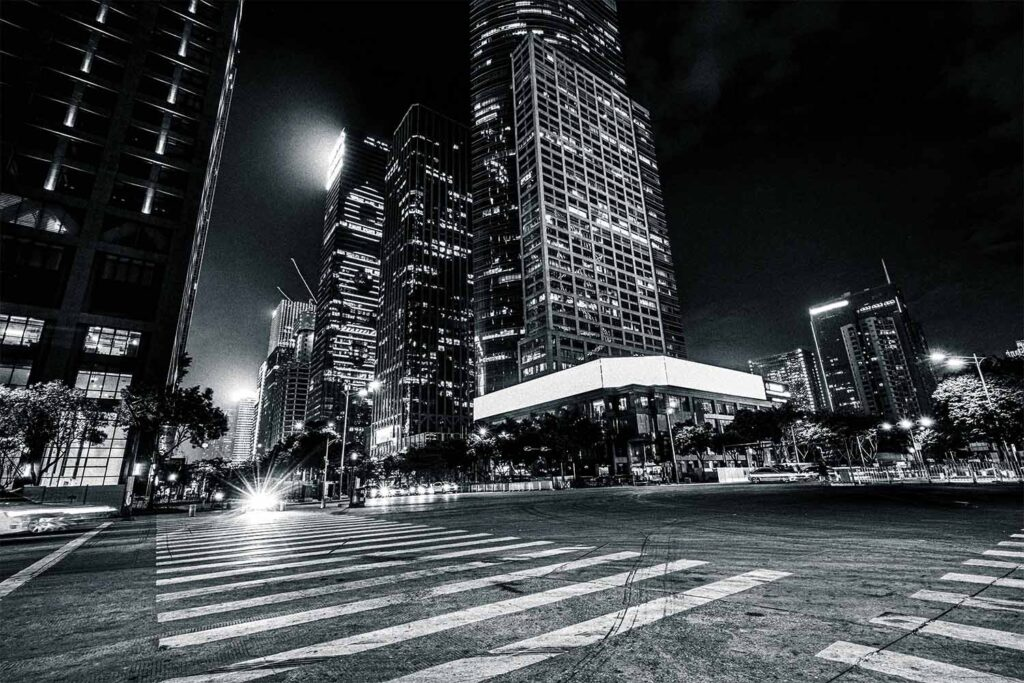
#> input picture monokuro14-1-1024x683.jpg, 1024 x 683 px
$ jupyter execute --allow-errors basic.ipynb   (shell and % lines are left out)
#> lines starting #> are read from the running program, lines starting #| are printed output that depends on the picture
Jupyter Notebook を起動し、新しいノートブックを作成せよ。

[cell 1]
import numpy as np

1 行のセルに print("Hello, Data Science!") を書いて実行。

[cell 2]
print("Hello, Data Science!")

Markdown セルを追加し、# 私の最初のノート と見出しを書く。

# 私の最初のノート

len? を実行してヘルプを表示。

#> (a cell that did not finish here is left out)

np.mean?? でソースコードを確認。

#> (a cell that did not finish here is left out)

Tab 補完で numpy.random.default_rng を補完。

[cell 5]
np.random.default_rng

%lsmagic で Magic コマンド一覧を表示。

%timeit sum(range(1_000)) を計測。

[cell 6]
sum(range(1_000))

%run hello.py で自作スクリプトを実行。

%prun で自作関数のプロファイルを取得。

[cell 7]
def sample_func_1():
    index_list = []
    for i in range(1000000):
        index_list.append(i)


def sample_func_2():
    index_list = []
    for i in range(2000000):
        index_list.append(i)


def sample_func_3():
    index_list = []
    for i in range(6000000):
        index_list.append(i)


def sample_func_4():
    sample_func_1()
    sample_func_2()
    sample_func_3()

[cell 8]
sample_func_4()

Python リスト [1,2,3] を作り type() を確認。

[cell 9]
A=[1,2,3]
type(A)

同じ要素で np.array を作り型を比較。

[cell 10]
B=np.array(A)
type(B)

arr = np.arange(10) の shape, dtype, ndim を表示。

[cell 11]
arr=np.arange(10)
print(arr)
print(arr.shape)
print(arr.dtype)
print(arr.ndim)

14. `np.zeros((10,10))` を生成。

[cell 12]
z=np.zeros((10,10))
z

arr.reshape(2,5) で形状変更。

[cell 13]
arr_reshape=arr.reshape(2,5)
arr_reshape

np.linspace(0,1,5) を生成。

#> (a cell that did not finish here is left out)

[cell 15]
B=np.linspace(0,1,5)
B

for ループで 1‒1e7 合計を計測。

[cell 16]

c=0
for i in range(1,10**7+1):
    c+=i
c

同じ計算を np.sum で行い速度比較。

[cell 17]
npsum=np.sum(np.arange(1,10**7+1))
npsum

dtype='float32' の乱数 100 万個を生成。

[cell 18]
import random

[cell 19]
for _ in range(1000000):
    random.random()

type(random.random())

dtype='float32' の乱数 100 万個を生成。

[cell 20]
np.random.rand(1000000).astype(np.float32)

コピーとビューの挙動を確認。

[cell 21]
# 元の配列
original_array = np.array([1, 2, 3, 4, 5])
print("元の配列:", original_array)

# コピーを作成
copied_array = original_array.copy()
print("コピーされた配列:", copied_array)

# コピーを変更
copied_array[0] = 99
print("コピーを変更後:", copied_array)
print("元の配列 (変化なし):", original_array)

[cell 22]
zeroto99=np.arange(100)
zeroto99[5:15]

[cell 23]
random_matrix = np.random.rand(10, 10)
random_matrix

10×10 配列の 1 行目を取得。

[cell 24]
random_matrix[0]

同配列の 1 列目を取得。

[cell 25]
random_matrix[:,0]

3×3 のサブ配列をスライス取得。

[cell 26]
random_matrix[:3,:3]

ビューを変更して元配列も変わることを確認。

[cell 27]
c=random_matrix
c[0,0]=0
random_matrix[0]

(2,3) 要素を書き換え。

[cell 28]
c[2,3]=0
c[:4,:4]

arr[::-1] で逆順。

[cell 29]
original=np.array([
     [1,2,3,4,5,6,7,8,9,10],
     [11,12,13,14,15,16,17,18,19,20],
     [21,22,23,24,25,26,27,28,29,30],
     [31,32,33,34,35,36,37,38,39,40]
     ])

[cell 30]
arr=original.copy()

[cell 31]
arr[::-1]

arr[:,::2] で偶数列抽出。

[cell 32]
arr[:,::2]

3 の倍数だけ抽出。

[cell 33]
arr[arr%3==0]

奇数を ‑1 に置換。

[cell 34]
arr[arr%2!=0]=-1
arr

[cell 35]
original

np.square(arr) を計算。

[cell 36]
np.square(original)

np.sin, np.cos, np.tan を一括計算。

[cell 37]
theta=np.linspace(0,np.pi*0.5,4)
theta
print(np.sin(theta))
print(np.cos(theta))
print(np.tan(theta))

np.square(arr) を計算。

[cell 38]
np.exp(arr).sum()

乱数 100 万個の平均を計算。

[cell 39]
n=1000000
a=np.random.rand(n)

[cell 40]
a.sum()/n

最大値と最小値の差を求める。

[cell 41]
min_a=min(a)
max_a=max(a)
max_a-min_a

 次元配列で axis=0 合計。

[cell 42]
sum_axis_0 = np.sum(original, axis=0)
sum_axis_0

np.percentile で 25/50/75 % 点。

[cell 43]
for i in [0,25,50,75,100]:
    print(np.percentile(original,i))

argsort で昇順インデックス。

[cell 44]
np.argsort(original)

partition で上位 5 要素抽出。

[cell 45]
p=np.partition(sum_axis_0,kth=5)
print(p)
p[:5]

rng = np.random.default_rng(0) で再現可能に。

[cell 46]
print("--- Run 1 ---")
rng1 = np.random.default_rng(0) # Seeded with 0
print("Random integers (rng1):", rng1.integers(10, size=5))
print("Random floats (rng1):", rng1.random(size=3))

print("\n--- Run 2 (Same Seed) ---")
rng2 = np.random.default_rng(0) # Seeded with 0 again
print("Random integers (rng2):", rng2.integers(10, size=5))
print("Random floats (rng2):", rng2.random(size=3))

[cell 47]
rng1 = np.random.default_rng(0)
random_matrix2 = rng1.integers(10, size=(5,5))
random_matrix2

5×5 配列に [0,1,2,3,4] を足す。

[cell 48]
random_matrix2+np.array([0,1,2,3,4])

列方向に平均 0 のセンタリング。

[cell 49]
column_means=random_matrix2.mean(axis=0)
centered=random_matrix2-column_means
centered

[cell 50]
centered.mean(axis=0)

メッシュグリッドで z = sin(x)+cos(y)。

[cell 51]
import numpy as np
import matplotlib.pyplot as plt
from mpl_toolkits.mplot3d import Axes3D # 3Dプロットに必要

# 1. x, yの範囲を定義
# -2π から 2π までを100分割した配列を生成
x = np.linspace(-2 * np.pi, 2 * np.pi, 100)
y = np.linspace(-2 * np.pi, 2 * np.pi, 100)

# 2. メッシュグリッドを生成
# xとyの1次元配列から、2次元の座標グリッドX, Yを生成
X, Y = np.meshgrid(x, y)

# 3. zの値を計算
# 各(X, Y)座標に対して Z = sin(X) + cos(Y) を計算
Z = np.sin(X) + np.cos(Y)

# 4. 3Dプロットの準備
fig = plt.figure(figsize=(10, 8))
ax = fig.add_subplot(111, projection='3d')

# 5. 3D曲面プロットを実行
# cmapでカラーマップを指定すると見やすくなる
surf = ax.plot_surface(X, Y, Z, cmap='viridis')

# 軸ラベルとタイトルの設定
ax.set_xlabel('x axis')
ax.set_ylabel('y axis')
ax.set_zlabel('z axis')
ax.set_title('z = sin(x) + cos(y)')

# カラーバーを追加
fig.colorbar(surf, shrink=0.5, aspect=10)

# グラフを表示
plt.show()
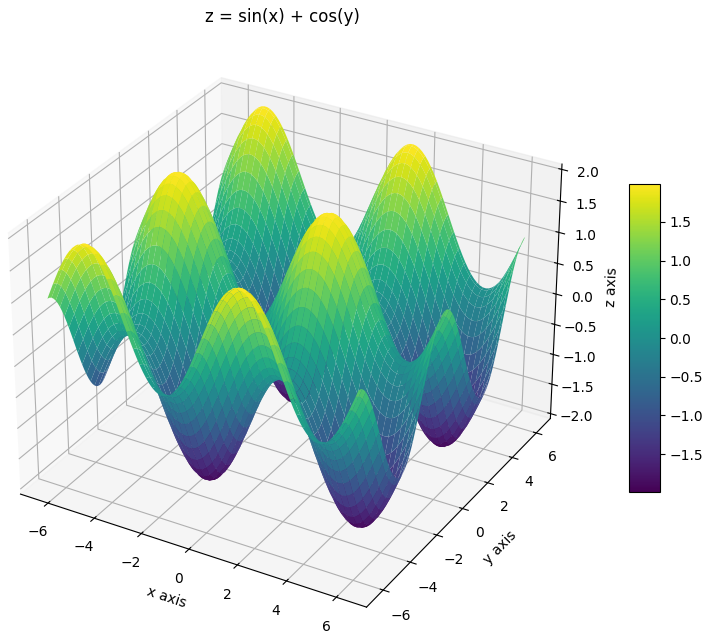
#> figure drawn by matplotlib, 2 panels

ブロードキャストで距離行列を生成。

#> (a cell that did not finish here is left out)

[cell 53]
X = np.array([[0, 0], [1, 2], [3, 3], [5, 2], [3, 0]])
sum_sq = np.sum(X**2, axis=1)
dist_sq = sum_sq[:, np.newaxis] + sum_sq[np.newaxis, :] - 2 * (X @ X.T)
dist_sq_clipped = np.maximum(dist_sq, 0)
dist_matrix_fast = np.sqrt(dist_sq_clipped)
print("方法2で生成した距離行列:")
print(dist_matrix_fast)

[cell 54]
A=np.array([[1],[2],[3]])
B=np.array([[1,2,3,4]])
A+B

[cell 55]
A=np.array([[1],[2],[3]])
B=np.array([[1,2],[3,4]])
#> (the rest of this cell did not finish here and is left out)

[cell 56]
H,W=3,3
rgb_image = np.random.randint(0, 256, size=(H, W, 3), dtype=np.uint8)

color_fix=[10,20,30]
fixed_image=rgb_image+color_fix
print(rgb_image)
fixed_image

[cell 57]
import numpy as np
rng=np.random.default_rng(0)
rndX=rng.integers(10, size=(10,10))
rndX

[cell 58]
avg_X=rndX.mean(axis=1,keepdims=True)
avg_X

[cell 59]
mean_X=rndX-avg_X

[cell 60]
norm_X=np.linalg.norm(mean_X,ord=2,axis=0)
norm_X

[cell 61]
np.set_printoptions(2)

X_normalized=(avg_X-mean_X)/norm_X
X_normalized

### np.multiply.outer で外積行列。

[cell 62]
rng=np.random.default_rng(0)
X=rng.integers(10,size=(3,1))
Y=rng.integers(10,size=(1,3))
print(X)
print(Y)
print(X*Y)
np.multiply.outer(X,Y)

[cell 63]
X=rng.integers(10,size=(3,3,3))
print(X)
3*X

[cell 64]
A=np.random.randint(0,10,1000)
np.count_nonzero(abs(A)>2)

[cell 65]
import numpy as np

[cell 66]
A=np.random.randint(0,1000,1000)
B=np.random.randint(0,1000,1000)
np.isin(A,B)

[cell 67]
print(A[[i for i in range(0,len(A),2)]][:10])
A[::2][:10]

[cell 68]
A=np.array([10,np.nan,20,np.nan,10])
print(A)
np.nanmean(A)

[cell 69]
original=rng.integers(10,size=(100,10))
A=original.copy()
rnd_ch=np.array(random.choices(A, k=10))
result=[]
i=0
for row in rnd_ch:
    for i in range(len(A)):
        if all(A[i]==row):
            result.append(i)
            break

print(result)
print(rnd_ch)

[cell 70]
rng=np.random.default_rng(0)
a=rng.integers(-10,10,10)
print(a)
np.where(a>0,1,-1)

[cell 71]
b=rng.integers(1,10,10)
print(b)
np.unique(b)

[cell 72]
print(a)
print(b)
np.isin(a,b)

[cell 73]
A = np.array([[0,1,2],[2,1,0]])
choices = [[7], [0], [1]]     # shape (3,1) だが列方向にブロードキャスト可
np.choose(A, choices)         # → array([[7,0,1],[1,0,7]])

[cell 74]
A=rng.integers(0,100,100000)

[cell 75]
A.sort()

[cell 76]
type(A)

[cell 77]
import random

[cell 78]
B=[random.randint(0,100) for _ in range(100000)]

[cell 79]
B.sort()
type(B)

[cell 80]
type(B)

[cell 81]
B=np.array([[random.randint(0,100) for _ in range(10)] for _ in range(10)])
B

[cell 82]
BSX=np.sort(B,axis=0)
BSX

[cell 83]
BSY=np.sort(B,axis=1)
BSY

### 構造化配列を作りソート

[cell 84]
name=['Alice','Bob','Charlie']
age=[13,15,12]
height=[180,170,190]

[cell 85]
data=np.zeros(3,dtype={'names':('name','age','height'),'formats':('U10','i4','f8')})
print(data)

[cell 86]
data['name']=name
data['age']=age
data['height']=height
print(data)

同配列を age>30 でフィルタ。

[cell 87]
data[data['age']>=13]

65 np.argsort で上位 3 行を抽出。

[cell 88]
print(data)
sorted=np.argsort(data,axis=0)
sorted

[cell 89]
import numpy as np

last  = np.array(['Yamada', 'Sato', 'Yamada', 'Suzuki'])
first = np.array(['Taro'  , 'Hanako', 'Ichiro', 'Taro'  ])

idx = np.lexsort((first, last))  # (名, 姓) の順で比較
print(idx)        # [1 3 2 0]

print(last[idx])  # ['Sato' 'Suzuki' 'Yamada' 'Yamada']
print(first[idx]) # ['Hanako' 'Taro'   'Ichiro' 'Taro' ]

[cell 90]
scores = np.random.rand(100000)
ids    = np.arange(100000)

k = 100
idx = np.argpartition(scores, -k)[-k:]     # 上位 k 件添え字
top_scores = scores[idx]
top_ids    = ids[idx]

# 表示用に整えておく
order = np.argsort(-top_scores)            # 降順インデックス
top_scores = top_scores[order]
top_ids    = top_ids[order]

print(order)
print(top_scores)
print(top_ids)

[cell 91]
score = np.array([90, 90, 80, 80, 80])   # キー：点数
name  = np.array(['A', 'B', 'C', 'D', 'E'])  # 2 番目の情報

# 1) 既定 (quicksort) は **不安定**：同点の並びは保証されない
idx_q = np.argsort(score, kind='quicksort')
print(name[idx_q])

# 2) mergesort は **安定**：同値間で入力順が保たれる
idx_m = np.argsort(score, kind='mergesort')
print(name[idx_m])

[cell 92]
A=np.random.randint(1,10,1000,dtype=np.int8)
np.sort(A)

[cell 93]
A=np.random.randint(1,10,1000,dtype=np.int64)
np.sort(A)

[cell 94]
import matplotlib.pyplot as plt

x=np.linspace(-10,10,num=100)
y=1/np.exp(x)
plt.xlim([-10,10])
plt.ylim([-5,10])
plt.xlabel('x')
plt.ylabel('y')
plt.plot(x,y)
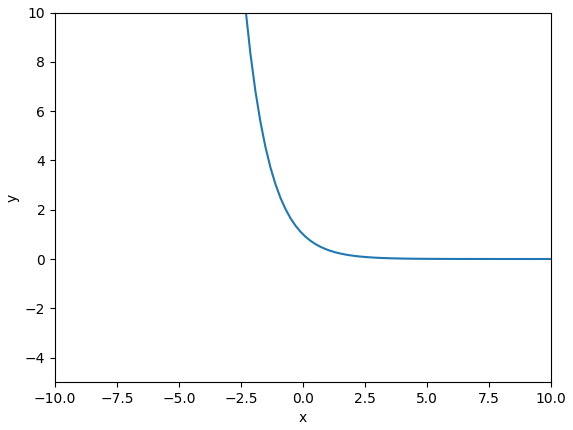
#> figure drawn by matplotlib, 1 panel; curve peaks at x = -10, y = 22026.5

[cell 95]
n=100
x=np.random.random(n)
y=np.random.random(n)
plt.scatter(x,y)
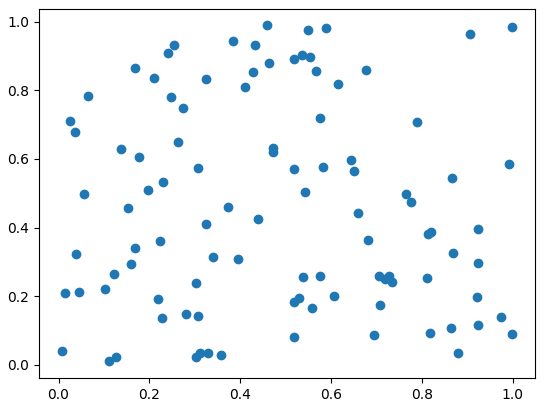
#> figure drawn by matplotlib, 1 panel

#> (a cell that did not finish here is left out)

#> (a cell that did not finish here is left out)

#> (a cell that did not finish here is left out)

91. 速度差比較

[cell 99]
import time
import numpy as np
import matplotlib.pyplot as plt

# Array sizes to benchmark
sizes = [10**k for k in range(2, 8)]  # 1e2 to 1e6

times_python = []
times_numpy = []

# Benchmark parameters
repeats = 3  # run each measurement this many times and take the median

#> (the rest of this cell did not finish here and is left out)

[cell 100]
import numpy as np
import matplotlib.pyplot as plt
import matplotlib as mpl

mpl.rcParams['font.family'] = 'Yu Gothic'

# シミュレーションのパラメータ設定
num_walkers = 10000
num_steps = 1000

steps = np.random.choice([-1, 1], size=(num_walkers, num_steps))
final_positions = np.sum(steps, axis=1)

plt.figure(figsize=(10, 6))
plt.hist(final_positions, bins=50, density=True, alpha=0.7, label='シミュレーション結果')
plt.title(f'{num_walkers}人のウォーカーによる{num_steps}ステップのランダムウォーク後の最終位置の分布')
plt.xlabel('最終的な位置')
plt.ylabel('確率密度')
plt.grid(True)
plt.legend()
plt.show()
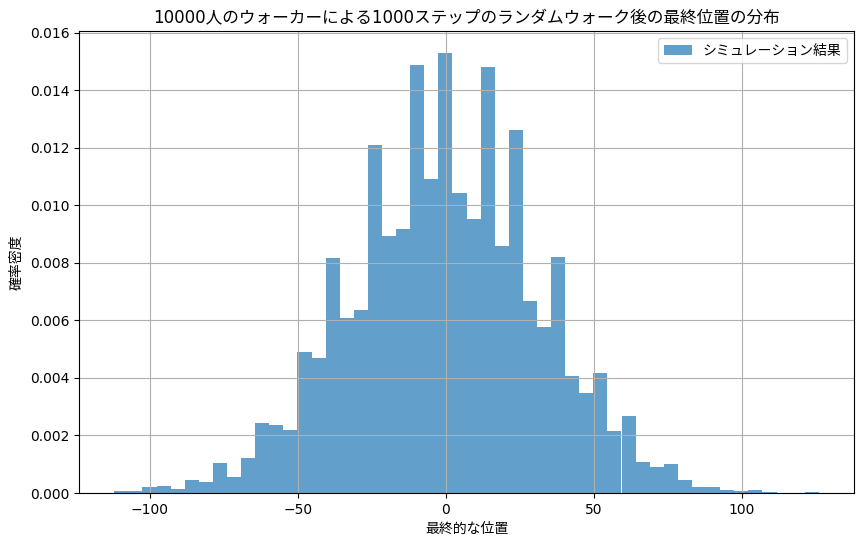
#> figure drawn by matplotlib, 1 panel; tallest bar 0.0153 high, from x = -2.52 to 2.24

[cell 101]
A=np.zeros(100)
A[1]=1
for i in range(2,100):
    A[i]=A[i-1]+A[i-2]
A

[cell 102]
from PIL import Image
import numpy as np
import cv2
im = np.array(Image.open('monokuro14-1-1024x683.jpg'))
#> im is the input picture: shape (683, 1024, 3); mean R, G, B 58.7, 62, 64.5

print(type(im))
#| <class 'numpy.ndarray'>
print(im.dtype)
#| uint8
print(im.shape)
#| (683, 1024, 3)

hist = cv2.calcHist([im],[0],None,[256],[0,256])
#> hist = 256 values, max 58983 at index 2, min 254 at index 253, mean 2732
plt.plot(hist)
plt.show()
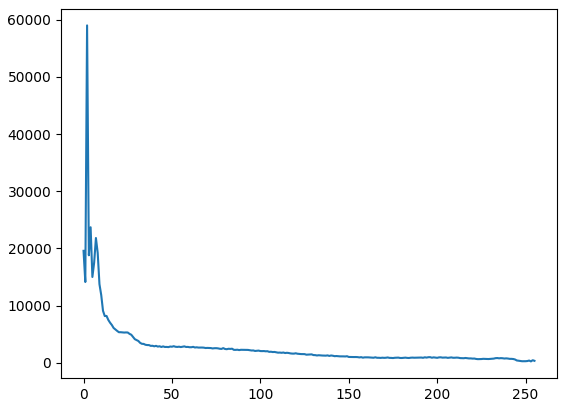
#> figure drawn by matplotlib, 1 panel; curve peaks at x = 2, y = 58983

[cell 103]
import numpy as np
import matplotlib.pyplot as plt
from scipy.stats import multivariate_normal

def plot_2d_gaussian():
    """
    2次元ガウス分布のデータ生成、確率密度関数の計算、および可視化を行います。
    """
    # 1. パラメータの定義
    # 平均ベクトル (分布の中心)
    mean = np.array([1, 2])

    # 共分散行列 (分布の形状と向き)
    # [[xの分散, xとyの共分散],
    #  [xとyの共分散, yの分散]]
    # 共分散が正の値なので、分布は右肩上がりに傾く
    cov = np.array([[2.0, 0.8],
                    [0.8, 1.5]])

    # 2. 2次元ガウス分布に従う乱数を生成
    # mean: 平均, cov: 共分散行列, size: 生成するデータ数
    num_samples = 1000
    data = np.random.multivariate_normal(mean, cov, size=num_samples)

    # 3. 確率密度関数(PDF)を計算するためのグリッドを生成
    x = np.linspace(-4, 6, 200)
    y = np.linspace(-2, 6, 200)
    X, Y = np.meshgrid(x, y)

    # グリッドの各点(x, y)をまとめる
    pos = np.dstack((X, Y))

    # 4. 確率密度関数(PDF)を計算
    # scipy.stats.multivariate_normal を使うと簡単に計算できる
    rv = multivariate_normal(mean, cov)
    Z = rv.pdf(pos)

    # 5. 結果の可視化
    plt.style.use('seaborn-v0_8-whitegrid')
    fig = plt.figure(figsize=(10, 8))
    ax = fig.add_subplot(111)

    # 確率密度関数を等高線でプロット
    contour = ax.contourf(X, Y, Z, levels=10, cmap='viridis', alpha=0.7)
    ax.contour(X, Y, Z, levels=10, colors='black', linewidths=0.5)
    fig.colorbar(contour, ax=ax, label='Probability Density')

    # 生成したデータを散布図でプロット
    ax.scatter(data[:, 0], data[:, 1], s=10, alpha=0.4, c='white', edgecolors='black', linewidths=0.5, label=f'{num_samples} Samples')

    # 中心点をプロット
    ax.plot(mean[0], mean[1], 'r*', markersize=15, label='Mean')

    # グラフの装飾
    ax.set_title('2D Gaussian Distribution', fontsize=16)
    ax.set_xlabel('X-axis', fontsize=12)
    ax.set_ylabel('Y-axis', fontsize=12)
    ax.legend()
    ax.grid(True)
    ax.set_aspect('equal', adjustable='box') # アスペクト比を1:1に

    plt.show()

plot_2d_gaussian()
#> in plot_2d_gaussian, `plt.show()`:
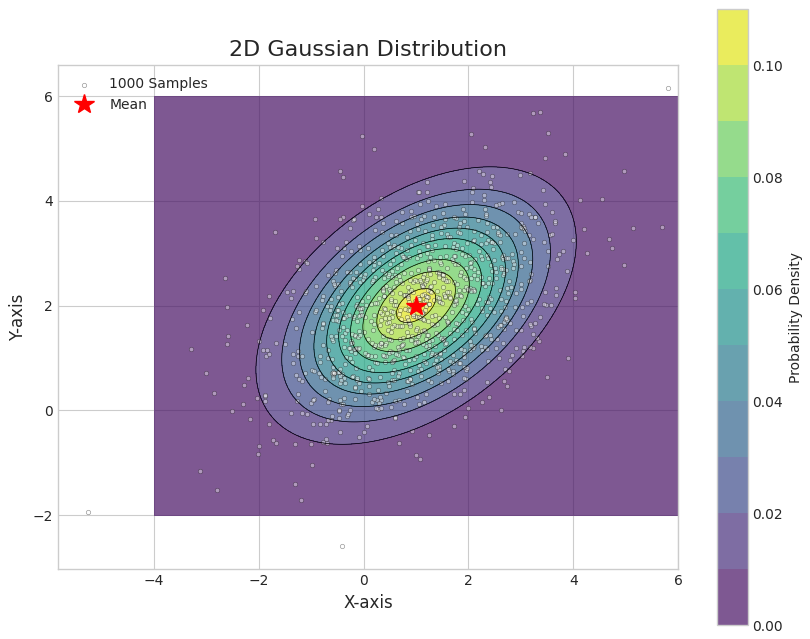
#> figure drawn by matplotlib, 2 panels

[cell 104]
for i in range(8):
    n=10**i
    x=np.random.random(n)
    y=np.random.random(n)
    c=0
    for a,b in zip(x,y):
        if a**2+b**2<1:
            c+=1
    print(n,c/n*4)

[cell 105]
rng=np.random.default_rng(0)
X=rng.integers(10,size=(100,100))
Y=rng.integers(10,size=(100,100))

np.multiply.outer(X,Y)

[cell 106]
import numpy as np
import matplotlib.pyplot as plt

def create_chessboard(n=8):
    """
    NumPyのブロードキャスティングを利用してチェス盤模様の配列を生成します。

    Args:
        n (int): チェス盤の一辺のサイズ。

    Returns:
        numpy.ndarray: 0と1で構成された n x n のチェス盤配列。
    """
    # 1. 行インデックスの配列を作成 (n, 1)の形状にする
    # np.newaxis は次元を追加するためのもので、reshape(n, 1) と同じ効果
    rows = np.arange(n)[:, np.newaxis]

    # 2. 列インデックスの配列を作成 (n,)の形状
    cols = np.arange(n)

    # 3. ブロードキャスティングと剰余演算
    # (n, 1)の配列と(n,)の配列を足すと、(n, n)の行列が生成される（ブロードキャスティング）
    # 各要素は (行インデックス + 列インデックス) となる
    # その結果を2で割った余りを取ることで、0と1のパターンを生成
    board = (rows + cols) % 2

    return board

# 8x8のチェス盤を生成
chessboard_array = create_chessboard(8)

print(chessboard_array)

[cell 107]
def pas(n):
    if n==1:
        return [1]
    if n==2:
        return [1,1]
    a=pas(n-1)
    b=[]
    for i in range(len(a)-1):
        b.append(a[i]+a[i+1])
    return [1]+b+[1]
pas(10)
